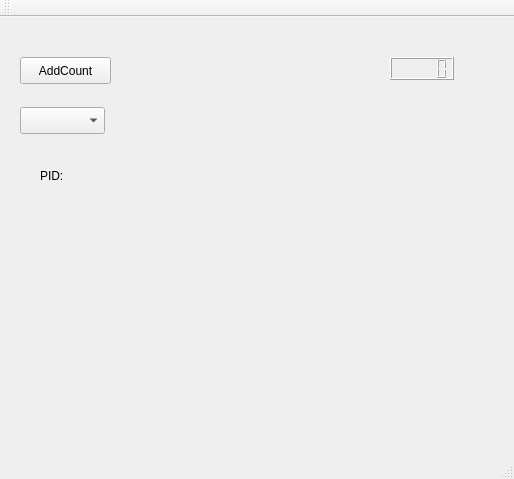
<?xml version="1.0" encoding="UTF-8"?>
<ui version="4.0">
 <class>MainWindow</class>
 <widget class="QMainWindow" name="MainWindow">
  <property name="geometry">
   <rect>
    <x>0</x>
    <y>0</y>
    <width>514</width>
    <height>479</height>
   </rect>
  </property>
  <property name="windowTitle">
   <string>MainWindow</string>
  </property>
  <widget class="QWidget" name="centralWidget">
   <widget class="QPushButton" name="pushButton">
    <property name="geometry">
     <rect>
      <x>20</x>
      <y>40</y>
      <width>91</width>
      <height>27</height>
     </rect>
    </property>
    <property name="text">
     <string>AddCount</string>
    </property>
   </widget>
   <widget class="QLCDNumber" name="lcdNumber">
    <property name="geometry">
     <rect>
      <x>390</x>
      <y>40</y>
      <width>64</width>
      <height>23</height>
     </rect>
    </property>
   </widget>
   <widget class="QComboBox" name="comboBox">
    <property name="geometry">
     <rect>
      <x>20</x>
      <y>90</y>
      <width>85</width>
      <height>27</height>
     </rect>
    </property>
    <item>
     <property name="text">
      <string/>
     </property>
    </item>
    <item>
     <property name="text">
      <string>first</string>
     </property>
    </item>
    <item>
     <property name="text">
      <string>second</string>
     </property>
    </item>
    <item>
     <property name="text">
      <string>third</string>
     </property>
    </item>
    <item>
     <property name="text">
      <string>fourth</string>
     </property>
    </item>
   </widget>
   <widget class="QLabel" name="label">
    <property name="geometry">
     <rect>
      <x>40</x>
      <y>150</y>
      <width>31</width>
      <height>17</height>
     </rect>
    </property>
    <property name="text">
     <string>PID:</string>
    </property>
   </widget>
   <widget class="QLabel" name="pidText">
    <property name="geometry">
     <rect>
      <x>90</x>
      <y>150</y>
      <width>62</width>
      <height>17</height>
     </rect>
    </property>
    <property name="text">
     <string/>
    </property>
   </widget>
  </widget>
  <widget class="QMenuBar" name="menuBar">
   <property name="geometry">
    <rect>
     <x>0</x>
     <y>0</y>
     <width>514</width>
     <height>25</height>
    </rect>
   </property>
  </widget>
  <widget class="QToolBar" name="mainToolBar">
   <attribute name="toolBarArea">
    <enum>TopToolBarArea</enum>
   </attribute>
   <attribute name="toolBarBreak">
    <bool>false</bool>
   </attribute>
  </widget>
  <widget class="QStatusBar" name="statusBar"/>
 </widget>
 <layoutdefault spacing="6" margin="11"/>
 <resources/>
 <connections/>
</ui>
